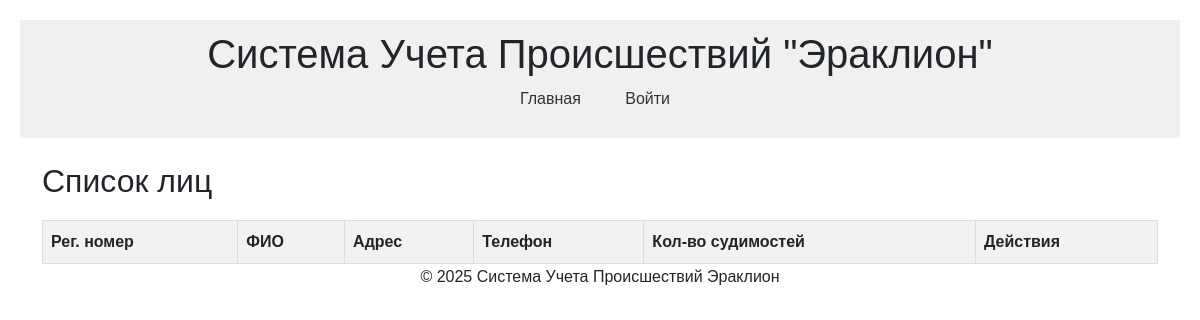
The app's page /persons, older data.
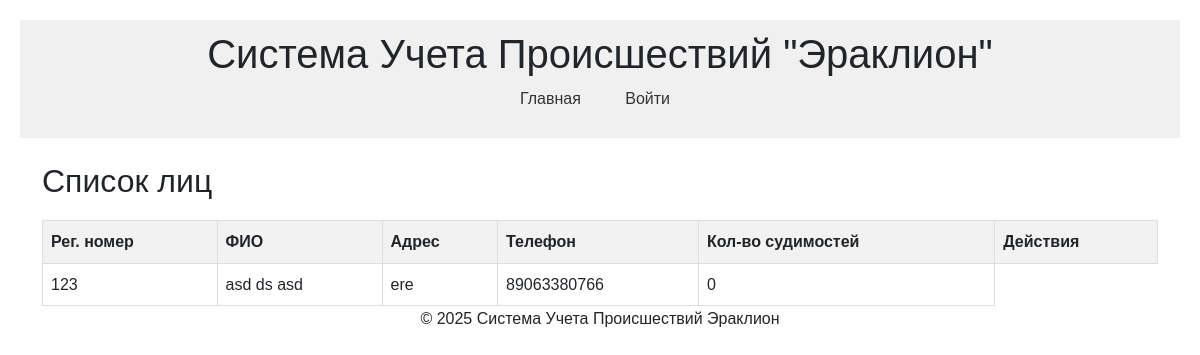
The same page, newer data.
### models.py (models this page shows, shortened)
class Person(db.Model):
    id = db.Column(db.Integer, primary_key=True)
    reg_number = db.Column(db.String(50), unique=True, nullable=False)
    first_name = db.Column(db.String(100), nullable=False)
    last_name = db.Column(db.String(100), nullable=False)
    patronymic = db.Column(db.String(100))
    address = db.Column(db.String(255))
    phone = db.Column(db.String(20))  # новое поле
    convictions_count = db.Column(db.Integer, default=0)
    incident_roles = db.relationship('IncidentPerson', backref='person', lazy='dynamic')

### routes.py (the view)
@login_required
@routes.route('/persons')
def list_persons():
    persons = Person.query.all()
    return render_template('persons/list_persons.html', persons=persons)

### templates/persons/list_persons.html (shortened to what this page needs)
{% extends "base.html" %}
{% block content %}
    <h2>Список лиц</h2>
    <table>
        <thead>
            <tr>
                <th>Рег. номер</th>
                <th>ФИО</th>
                <th>Адрес</th>
                <th>Телефон</th>
                <th>Кол-во судимостей</th>
                <th>Действия</th>
            </tr>
        </thead>
        <tbody>
            {% for person in persons %}
                <tr>
                    <td>{{ person.reg_number }}</td>
                    <td>{{ person.last_name }} {{ person.first_name }} {{ person.patronymic or '' }}</td>
                    <td>{{ person.address or 'Не указан' }}</td>
                    <td>{{ person.phone or 'Не указан' }}</td>
                    <td>{{ person.convictions_count }}</td>
                </tr>
            {% endfor %}
        </tbody>
    </table>
{% endblock %}

Row changes from the older to the newer data that the page shows:
added Person: reg_number "123", last_name "asd", first_name "ds", patronymic "asd", address "ere", phone "89063380766", convictions_count "0"
